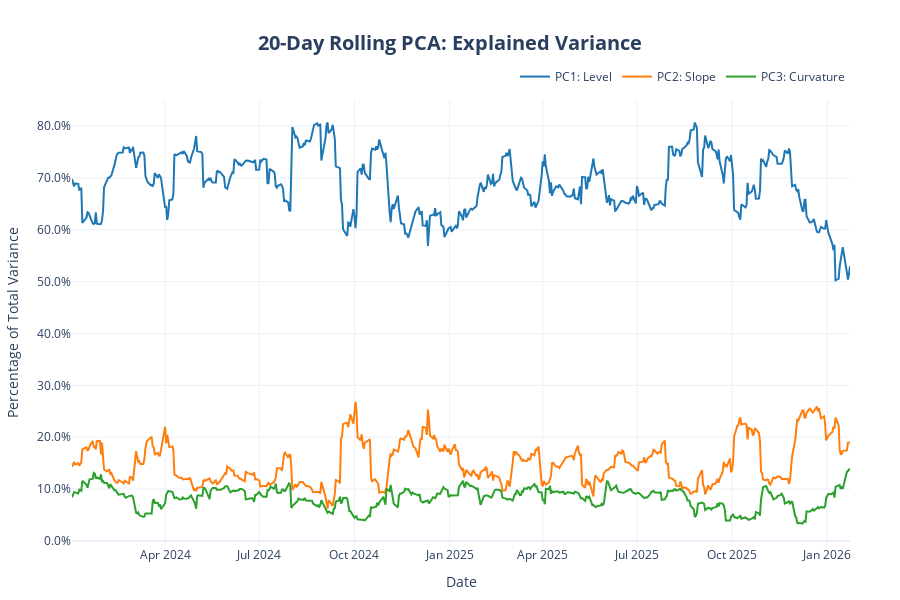

Source (notebook cell):
### Code cell
# 1. Create the figure
fig = go.Figure()

# 2. Add traces for each Principal Component
# We use high-contrast colors for a professional dashboard look
colors = ['#1f77b4', '#ff7f0e', '#2ca02c']
components = ['PC1_Level', 'PC2_Slope', 'PC3_Curvature']

for col, color in zip(components, colors):
    fig.add_trace(go.Scatter(
        x=rolling_var.index, 
        y=rolling_var[col],
        mode='lines',
        name=col.replace('_', ': '),
        line=dict(width=2, color=color),
        hovertemplate='%{y:.2%}' # Formats hover as percentage
    ))

# 3. Update the layout for a "Terminal" look
fig.update_layout(
    title=dict(
        text=f'<b>{rolling_window}-Day Rolling PCA: Explained Variance</b>',
        x=0.5,
        font=dict(size=20)
    ),
    xaxis_title="Date",
    yaxis_title="Percentage of Total Variance",
    template="plotly_white", # Clean white background
    hovermode="x unified",     # Shows all 3 values when hovering on a date
    legend=dict(
        orientation="h", 
        yanchor="bottom", y=1.02, 
        xanchor="right", x=1
    ),
    margin=dict(l=50, r=50, t=100, b=50),
    height=600
)

# 4. Format Y-axis as percentages (e.g., 95.0%)
fig.update_layout(yaxis_tickformat='.1%')

### Figure 1 — Plotly figure (JSON) as saved in the notebook; plotly's stock layout.template omitted (floating-point values rounded to 4 significant figures; data arrays with more than 128 entries replaced by an {"elided": "..."} marker saying what was removed)
{"data": [{"hovertemplate": "%{y:.2%}", "line": {"color": "#1f77b4", "width": 2}, "mode": "lines", "name": "PC1: Level", "type": "scatter", "x": {"elided": "514 str values"}, "y": {"elided": "514 float values"}}, {"hovertemplate": "%{y:.2%}", "line": {"color": "#ff7f0e", "width": 2}, "mode": "lines", "name": "PC2: Slope", "type": "scatter", "x": {"elided": "514 str values"}, "y": {"elided": "514 float values"}}, {"hovertemplate": "%{y:.2%}", "line": {"color": "#2ca02c", "width": 2}, "mode": "lines", "name": "PC3: Curvature", "type": "scatter", "x": {"elided": "514 str values"}, "y": {"elided": "514 float values"}}], "layout": {"height": 600, "hovermode": "x unified", "legend": {"orientation": "h", "x": 1, "xanchor": "right", "y": 1.02, "yanchor": "bottom"}, "margin": {"b": 50, "l": 50, "r": 50, "t": 100}, "title": {"font": {"size": 20}, "text": "<b>20-Day Rolling PCA: Explained Variance</b>", "x": 0.5}, "xaxis": {"title": {"text": "Date"}}, "yaxis": {"tickformat": ".1%", "title": {"text": "Percentage of Total Variance"}}}}
